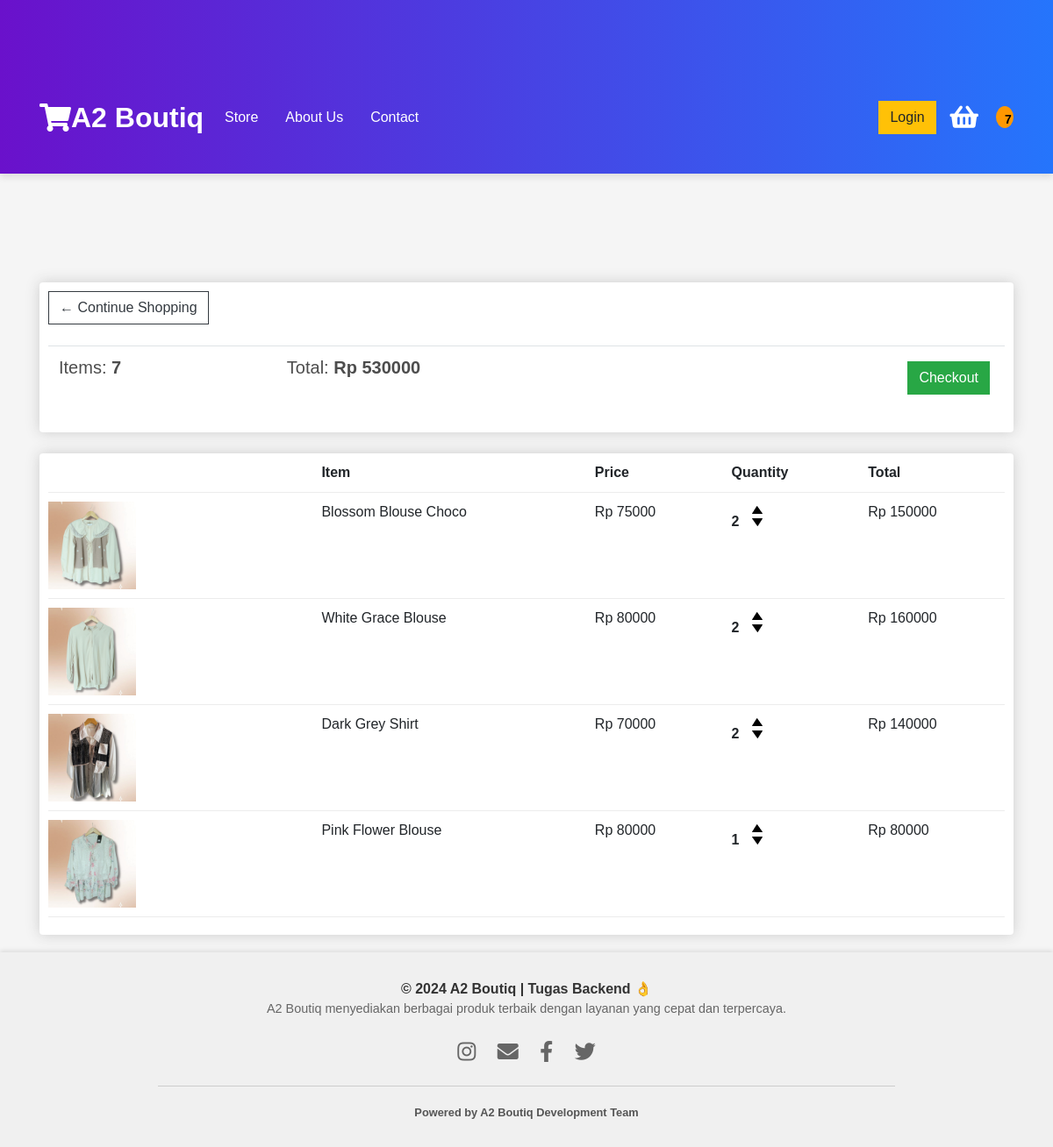
The app's page /cart/ (signed in) with its own data.
### apk/models.py (models this page shows, shortened)
class Order(models.Model):
    customer = models.ForeignKey(Customer, on_delete=models.SET_NULL, blank=True, null=True)
    date_ordered = models.DateTimeField(auto_now_add=True)
    complete = models.BooleanField(default=False, null=True, blank=False)
    transaction_id = models.CharField(max_length=200, null=True)
    @property
    def get_cart_items(self):
        order_items = self.orderitem_set.all()
        total_items = sum([item.quantity for item in order_items])
        return total_items
    @property
    def get_cart_total(self):
        order_items = self.orderitem_set.all()
        total = sum([item.quantity * item.product.price for item in order_items])
        return total

class OrderItem(models.Model):
    product = models.ForeignKey(Product, on_delete=models.SET_NULL, blank=True, null=True)
    order = models.ForeignKey(Order, on_delete=models.SET_NULL, blank=True, null=True)
    quantity = models.IntegerField(default=0, null=True, blank=True)
    date_added = models.DateTimeField(auto_now_add=True)
    @property
    def get_total(self):
        total = self.product.price * self.quantity
        return total

class Product(models.Model):
    name = models.CharField(max_length=200, null=True)
    price = models.IntegerField()
    digital = models.BooleanField(default=False, null=True, blank=False)
    image = models.ImageField(null=True, blank=True, default='default.jpg')
    @property
    def imageURL(self):
        try:
            url = self.image.url
        except:
            url = ''
        return url

### apk/views.py (the view)
# urls.py: path('cart/', views.cart, name="cart"),
def cart(request):
	data = cartData(request)
	cartItems = data['cartItems']
	order = data['order']
	items = data['items']
	context = {'items':items, 'order':order, 'cartItems':cartItems}
	return render(request, 'apk/cart.html', context)

### apk/utils.py (called while the page is built)
def cartData(request):
    if request.user.is_authenticated:
        customer = request.user.customer
        order, created = Order.objects.get_or_create(customer=customer, complete=False)
        items = order.orderitem_set.all()
        cartItems = order.get_cart_items  # Properti ini sekarang valid
    else:
        cookieData = cookieCart(request)
        cartItems = cookieData['cartItems']
        order = cookieData['order']
        items = cookieData['items']
    return {'cartItems': cartItems, 'order': order, 'items': items}

### apk/templates/apk/cart.html
{% extends 'apk/main.html' %}
{% load static %}
{% block content %}
    <div class="row">
        <div class="col-lg-12">
            <div class="box-element">
                <a class="btn btn-outline-dark" href="{% url 'apk' %}">&#x2190; Continue Shopping</a>
                <br><br>
                <table class="table">
                    <tr>
                        <th><h5>Items: <strong>{{ order.get_cart_items }}</strong></h5></th>
                        <th><h5>Total:<strong> Rp {{ order.get_cart_total }}</strong></h5></th>
                        <th>
                            <a style="float:right; margin:5px;" class="btn btn-success" href="{% url 'checkout' %}">Checkout</a>
                        </th>
                    </tr>
                </table>
            </div>
            <br>
            <div class="box-element">
                <div class="cart-row">
                    <div style="flex:2"></div>
                    <div style="flex:2"><strong>Item</strong></div>
                    <div style="flex:1"><strong>Price</strong></div>
                    <div style="flex:1"><strong>Quantity</strong></div>
                    <div style="flex:1"><strong>Total</strong></div>
                </div>
                {% for item in items %}
                <div class="cart-row">
                    <div style="flex:2"><img class="row-image" src="{{ item.product.imageURL }}"></div>
                    <div style="flex:2">{{ item.product.name }}</div>
                    <div style="flex:1">Rp {{ item.product.price|floatformat:0 }}</div>
                    <div style="flex:1">
                        <p class="quantity">{{ item.quantity }}</p>
                        <div class="quantity">
                            <img data-product = {{item.productId}} data-action="add" class="chg-quantity " src="{% static 'images/arrow-up.png' %}">
                            <img data-product = {{item.productId}} data-action="remove" class="chg-quantity" src="{% static 'images/arrow-down.png' %}">
                        </div>
                    </div>
                    <div style="flex:1">Rp {{ item.get_total }}</div>
                </div>
                {% endfor %}
            </div>
        </div>
    </div>
{% endblock content %}

### static/css/main.css (style rules this page uses)
body { background-color: hsl(0, 0%, 98%); }
h1,h2,h3,h4,h5,h6 { color:hsl(0, 0%, 30%); }
.box-element { box-shadow:hsl(0, 0%, 80%) 0 0 16px; background-color: #fff; border-radius: 4px; padding: 10px; }
.col-lg-4, .col-lg-6, .col-lg-8, .col-lg-12 { margin-top: 10px; }
.btn { border-radius: 0; }
.row-image { width: 100px; }
.cart-row { display: flex; align-items: flex-stretch; padding-bottom: 10px; margin-bottom: 10px; border-bottom: 1px solid #ececec; }
.quantity { display: inline-block; font-weight: 700; padding-right:10px; }
.chg-quantity { width: 12px; cursor: pointer; display: block; margin-top: 5px; transition:.1s; }

### apk/templates/apk/main.html (style rules this page uses)
html, body { height: 100%; margin: 0; display: flex; flex-direction: column; font-family: 'Poppins', sans-serif; background-color: #f5f5f5; }

### records on screen
Order: get_cart_items "7", get_cart_total "530000"
OrderItem: product.imageURL (picture), product.name "Blossom Blouse Choco", product.price "75000", quantity "2", get_total "150000"
OrderItem: product.imageURL (picture), product.name "White Grace Blouse", product.price "80000", quantity "2", get_total "160000"
OrderItem: product.imageURL (picture), product.name "Dark Grey Shirt", product.price "70000", quantity "2", get_total "140000"
OrderItem: product.imageURL (picture), product.name "Pink Flower Blouse", product.price "80000", quantity "1", get_total "80000"

### other values on screen
{{ cartItems|default:0 }} "7"
